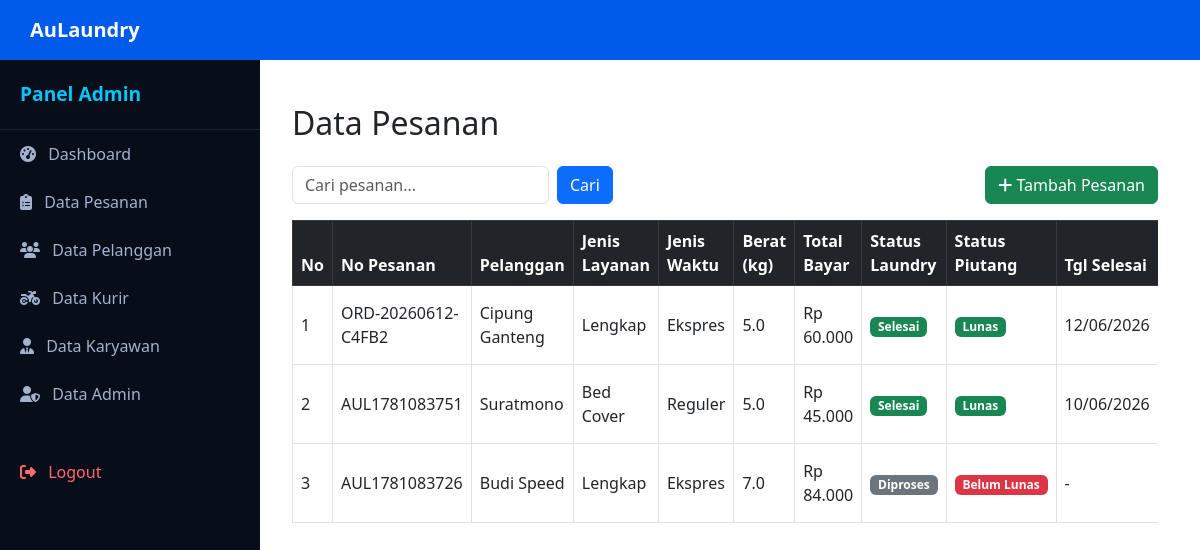
/pages/admin/data_pesanan.php (signed in), run on the app's committed database.
### tables this page shows
CREATE TABLE `pesanan` (
  `id_pesanan` int(11) NOT NULL,
  `no_pesanan` varchar(20) NOT NULL,
  `id_pelanggan` int(11) NOT NULL,
  `id_kurir` int(11) DEFAULT NULL,
  `jenis_layanan` varchar(50) NOT NULL,
  `berat_kg` decimal(5,1) NOT NULL,
  `total_bayar` int(11) NOT NULL,
  `metode_bayar` enum('Cash','E-Wallet') DEFAULT 'Cash',
  `status_laundry` enum('Menunggu','Diproses','Selesai') DEFAULT 'Menunggu',
  `status_piutang` enum('Lunas','Belum Lunas') DEFAULT 'Lunas',
  `tgl_masuk` timestamp NOT NULL DEFAULT current_timestamp(),
  `tgl_selesai` timestamp NULL DEFAULT NULL,
  `pesanan_diambil` tinyint(1) NOT NULL DEFAULT 0,
  `created_at` timestamp NOT NULL DEFAULT current_timestamp(),
  `updated_at` timestamp NOT NULL DEFAULT current_timestamp() ON UPDATE current_timestamp(),
  `jenis_waktu` varchar(20) NOT NULL,
  `catatan` text DEFAULT NULL
);

CREATE TABLE `pelanggan` (
  `id_pelanggan` int(11) NOT NULL,
  `nama_pelanggan` varchar(100) NOT NULL,
  `alamat` text NOT NULL,
  `no_hp` varchar(20) NOT NULL,
  `username` varchar(50) NOT NULL,
  `password` varchar(255) NOT NULL,
  `reset_token` varchar(255) DEFAULT NULL,
  `created_at` timestamp NOT NULL DEFAULT current_timestamp(),
  `updated_at` timestamp NOT NULL DEFAULT current_timestamp() ON UPDATE current_timestamp()
);

### pages/admin/data_pesanan.php (the view, shortened to what this page needs)
<?php
$baseUrl = '/aulaundry';
$pdo = db();
$search = $_GET['search'] ?? '';
$searchQuery = '';
$params = [];
$sql = "SELECT p.*, pel.nama_pelanggan
        FROM pesanan p
        LEFT JOIN pelanggan pel ON p.id_pelanggan = pel.id_pelanggan
        {$searchQuery}
        ORDER BY p.created_at DESC";
$stmt = $pdo->prepare($sql);
$stmt->execute($params);
$pesanan = $stmt->fetchAll();
include __DIR__ . '/../../includes/header.php';
include __DIR__ . '/../../includes/sidebar.php';
?>
<main class="main-content">
    <div class="container-fluid py-4">
        <h2 class="mb-4">Data Pesanan</h2>
        <div class="d-flex justify-content-between align-items-center mb-3 flex-wrap gap-2">
            <form method="GET" class="d-flex gap-2">
                <input type="text" name="search" class="form-control" placeholder="Cari pesanan..." value="<?= htmlspecialchars($search) ?>">
                <button type="submit" class="btn btn-primary">Cari</button>
            </form>
            <a href="<?= $baseUrl ?>/pages/admin/tambah_pesanan.php" class="btn btn-success">
                <i class="fas fa-plus"></i> Tambah Pesanan
            </a>
        </div>
        <div class="table-responsive">
            <table class="table table-bordered table-hover align-middle">
                <thead class="table-dark">
                    <tr>
                        <th>No</th>
                        <th>No Pesanan</th>
                        <th>Pelanggan</th>
                        <th>Jenis Layanan</th>
                        <th>Jenis Waktu</th>
                        <th>Berat (kg)</th>
                        <th>Total Bayar</th>
                        <th>Status Laundry</th>
                        <th>Status Piutang</th>
                        <th>Tgl Selesai</th>
                    </tr>
                </thead>
                <tbody>
                    <?php if (count($pesanan) > 0): ?>
                        <?php $no = 1; foreach ($pesanan as $row): ?>
                            <tr>
                                <td><?= $no++ ?></td>
                                <td><?= htmlspecialchars($row['no_pesanan']) ?></td>
                                <td><?= htmlspecialchars($row['nama_pelanggan'] ?? '-') ?></td>
                                <td><?= htmlspecialchars($row['jenis_layanan']) ?></td>
                                <td><?= htmlspecialchars($row['jenis_waktu'] ?? '-') ?></td>
                                <td><?= htmlspecialchars($row['berat_kg']) ?></td>
                                <td>Rp <?= number_format($row['total_bayar'], 0, ',', '.') ?></td>
                                <td>
                                    <?php
                                    $statusLaundry = strtolower($row['status_laundry']);
                                    $badgeClass = match($statusLaundry) {
                                        'selesai'   => 'bg-success',
                                        'proses'    => 'bg-info',
                                        'menunggu'  => 'bg-secondary',
                                        default     => 'bg-secondary'
                                    };
                                    ?>
                                    <span class="badge <?= $badgeClass ?>"><?= htmlspecialchars($row['status_laundry']) ?></span>
                                </td>
                                <td>
                                    <?php
                                    $statusPiutang = strtolower($row['status_piutang']);
                                    $piutangClass = ($statusPiutang === 'lunas') ? 'bg-success' : 'bg-danger';
                                    ?>
                                    <span class="badge <?= $piutangClass ?>"><?= htmlspecialchars($row['status_piutang']) ?></span>
                                </td>
                                <td><?= $row['tgl_selesai'] ? date('d/m/Y', strtotime($row['tgl_selesai'])) : '-' ?></td>
                            </tr>
                        <?php endforeach; ?>
                    <?php else: ?>
                        <tr>
                            <td colspan="12" class="text-center text-muted">Belum ada data pesanan.</td>
                        </tr>
                    <?php endif; ?>
                </tbody>
            </table>
        </div>
    </div>
</main>
<?php include __DIR__ . '/../../includes/footer.php'; ?>

### includes/header.php (style rules this page uses)
body, html { height: 100%; margin: 0; overflow-x: hidden; font-family: 'Segoe UI', Tahoma, Geneva, Verdana, sans-serif; }

### pages/admin/data_pesanan.php (style rules this page uses)
.main-content { margin-left: 250px; padding-top: 80px; padding-bottom: 30px; padding-left: 30px; padding-right: 30px; min-height: 100vh; }

### data on the page
pesanan: no_pesanan "ORD-20260612-C4FB2", id_pelanggan.nama_pelanggan "Cipung Ganteng", jenis_layanan "Lengkap", jenis_waktu "Ekspres", berat_kg "5.0", total_bayar "60.000", status_laundry "Selesai", status_piutang "Lunas", tgl_selesai "12/06/2026"
pesanan: no_pesanan "AUL1781083751", id_pelanggan.nama_pelanggan "Suratmono", jenis_layanan "Bed Cover", jenis_waktu "Reguler", berat_kg "5.0", total_bayar "45.000", status_laundry "Selesai", status_piutang "Lunas", tgl_selesai "10/06/2026"
pesanan: no_pesanan "AUL1781083726", id_pelanggan.nama_pelanggan "Budi Speed", jenis_layanan "Lengkap", jenis_waktu "Ekspres", berat_kg "7.0", total_bayar "84.000", status_laundry "Diproses", status_piutang "Belum Lunas"

### other printed values
$role "Admin"
